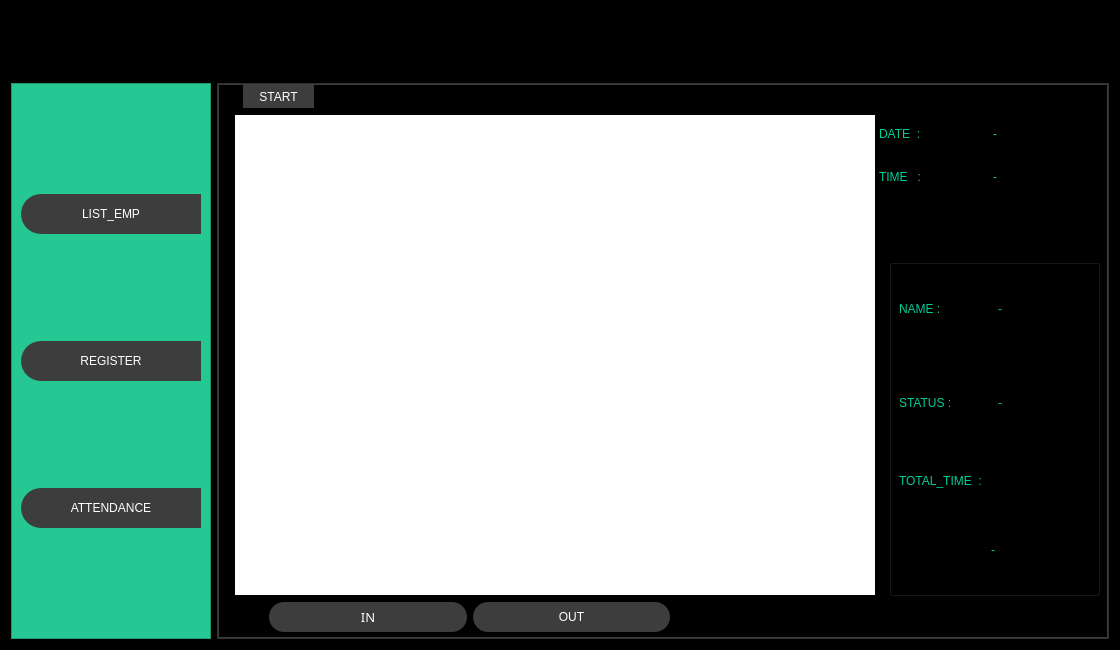
<?xml version="1.0" encoding="UTF-8"?>
<ui version="4.0">
 <class>MainWindow</class>
 <widget class="QMainWindow" name="MainWindow">
  <property name="geometry">
   <rect>
    <x>0</x>
    <y>0</y>
    <width>1120</width>
    <height>650</height>
   </rect>
  </property>
  <property name="minimumSize">
   <size>
    <width>920</width>
    <height>580</height>
   </size>
  </property>
  <property name="windowTitle">
   <string>MainWindow</string>
  </property>
  <widget class="QWidget" name="centralwidget">
   <layout class="QVBoxLayout" name="verticalLayout">
    <property name="spacing">
     <number>0</number>
    </property>
    <property name="leftMargin">
     <number>0</number>
    </property>
    <property name="topMargin">
     <number>0</number>
    </property>
    <property name="rightMargin">
     <number>0</number>
    </property>
    <property name="bottomMargin">
     <number>0</number>
    </property>
    <item>
     <widget class="QFrame" name="frame">
      <property name="styleSheet">
       <string notr="true">background-color: rgb(0, 0, 0);</string>
      </property>
      <property name="frameShape">
       <enum>QFrame::StyledPanel</enum>
      </property>
      <property name="frameShadow">
       <enum>QFrame::Raised</enum>
      </property>
      <layout class="QVBoxLayout" name="verticalLayout_2" stretch="1,8">
       <property name="spacing">
        <number>0</number>
       </property>
       <property name="leftMargin">
        <number>0</number>
       </property>
       <property name="topMargin">
        <number>0</number>
       </property>
       <property name="rightMargin">
        <number>0</number>
       </property>
       <property name="bottomMargin">
        <number>0</number>
       </property>
       <item>
        <widget class="QFrame" name="frame_header">
         <property name="minimumSize">
          <size>
           <width>0</width>
           <height>42</height>
          </size>
         </property>
         <property name="styleSheet">
          <string notr="true">QFrame {
background-color: rgb(0, 0, 0);
}
QPushButton {
background-color: #000000ff;
border-radius: 20px;
}
QPushButton:hover{
background-color: rgb(61, 61, 61);
border-radius: 20px;
}</string>
         </property>
         <property name="frameShape">
          <enum>QFrame::StyledPanel</enum>
         </property>
         <property name="frameShadow">
          <enum>QFrame::Raised</enum>
         </property>
         <layout class="QHBoxLayout" name="horizontalLayout">
          <item>
           <widget class="QPushButton" name="btn_menu">
            <property name="minimumSize">
             <size>
              <width>200</width>
              <height>40</height>
             </size>
            </property>
            <property name="baseSize">
             <size>
              <width>38</width>
              <height>38</height>
             </size>
            </property>
            <property name="text">
             <string/>
            </property>
            <property name="icon">
             <iconset>
              <normaloff>icons/Iicons4/menu.svg</normaloff>icons/Iicons4/menu.svg</iconset>
            </property>
            <property name="iconSize">
             <size>
              <width>38</width>
              <height>38</height>
             </size>
            </property>
           </widget>
          </item>
          <item>
           <spacer name="horizontalSpacer">
            <property name="orientation">
             <enum>Qt::Horizontal</enum>
            </property>
            <property name="sizeHint" stdset="0">
             <size>
              <width>377</width>
              <height>20</height>
             </size>
            </property>
           </spacer>
          </item>
          <item>
           <widget class="QPushButton" name="btn_minus">
            <property name="minimumSize">
             <size>
              <width>40</width>
              <height>40</height>
             </size>
            </property>
            <property name="text">
             <string/>
            </property>
            <property name="icon">
             <iconset>
              <normaloff>icons/Iicons4/minus.svg</normaloff>icons/Iicons4/minus.svg</iconset>
            </property>
            <property name="iconSize">
             <size>
              <width>38</width>
              <height>38</height>
             </size>
            </property>
           </widget>
          </item>
          <item>
           <widget class="QPushButton" name="btn_min">
            <property name="minimumSize">
             <size>
              <width>40</width>
              <height>40</height>
             </size>
            </property>
            <property name="text">
             <string/>
            </property>
            <property name="icon">
             <iconset>
              <normaloff>icons/Iicons4/minimize-2.svg</normaloff>icons/Iicons4/minimize-2.svg</iconset>
            </property>
            <property name="iconSize">
             <size>
              <width>38</width>
              <height>38</height>
             </size>
            </property>
           </widget>
          </item>
          <item>
           <widget class="QPushButton" name="btn_max">
            <property name="minimumSize">
             <size>
              <width>40</width>
              <height>40</height>
             </size>
            </property>
            <property name="text">
             <string/>
            </property>
            <property name="icon">
             <iconset>
              <normaloff>icons/Iicons4/maximize-2.svg</normaloff>icons/Iicons4/maximize-2.svg</iconset>
            </property>
            <property name="iconSize">
             <size>
              <width>38</width>
              <height>38</height>
             </size>
            </property>
           </widget>
          </item>
          <item>
           <widget class="QPushButton" name="btn_exit">
            <property name="minimumSize">
             <size>
              <width>40</width>
              <height>40</height>
             </size>
            </property>
            <property name="text">
             <string/>
            </property>
            <property name="icon">
             <iconset>
              <normaloff>icons/Iicons4/x (1).svg</normaloff>icons/Iicons4/x (1).svg</iconset>
            </property>
            <property name="iconSize">
             <size>
              <width>38</width>
              <height>38</height>
             </size>
            </property>
           </widget>
          </item>
         </layout>
        </widget>
       </item>
       <item>
        <widget class="QFrame" name="frame_main">
         <property name="frameShape">
          <enum>QFrame::StyledPanel</enum>
         </property>
         <property name="frameShadow">
          <enum>QFrame::Raised</enum>
         </property>
         <layout class="QHBoxLayout" name="horizontalLayout_2">
          <item>
           <widget class="QFrame" name="frame_menu">
            <property name="minimumSize">
             <size>
              <width>200</width>
              <height>0</height>
             </size>
            </property>
            <property name="maximumSize">
             <size>
              <width>0</width>
              <height>16777215</height>
             </size>
            </property>
            <property name="styleSheet">
             <string notr="true">QFrame {
background-color: rgb(37,200,146);
}
QPushButton {
background-color:  rgb(61,61,61);
border-top-left-radius: 20px;
border-bottom-left-radius: 20px;
color: rgb(255,255,255);
font: 77 10pt &quot;Arial Black&quot;;
}

QPushButton:hover{
background-color:  white;
border-top-left-radius: 20px;
border-bottom-left-radius: 20px;
color: rgb(0,0,0);
font: 77 10pt &quot;Arial Black&quot;;

}</string>
            </property>
            <property name="frameShape">
             <enum>QFrame::StyledPanel</enum>
            </property>
            <property name="frameShadow">
             <enum>QFrame::Raised</enum>
            </property>
            <layout class="QVBoxLayout" name="verticalLayout_3">
             <item>
              <widget class="QPushButton" name="btn_base">
               <property name="minimumSize">
                <size>
                 <width>0</width>
                 <height>40</height>
                </size>
               </property>
               <property name="text">
                <string>LIST_EMP</string>
               </property>
               <property name="icon">
                <iconset>
                 <normaloff>icons/Iicons4/file-text.svg</normaloff>icons/Iicons4/file-text.svg</iconset>
               </property>
               <property name="iconSize">
                <size>
                 <width>35</width>
                 <height>35</height>
                </size>
               </property>
              </widget>
             </item>
             <item>
              <widget class="QPushButton" name="btn_add">
               <property name="minimumSize">
                <size>
                 <width>0</width>
                 <height>40</height>
                </size>
               </property>
               <property name="text">
                <string>REGISTER</string>
               </property>
               <property name="icon">
                <iconset>
                 <normaloff>icons/Iicons4/file-plus.svg</normaloff>icons/Iicons4/file-plus.svg</iconset>
               </property>
               <property name="iconSize">
                <size>
                 <width>35</width>
                 <height>35</height>
                </size>
               </property>
              </widget>
             </item>
             <item>
              <widget class="QPushButton" name="btn_attendance">
               <property name="minimumSize">
                <size>
                 <width>0</width>
                 <height>40</height>
                </size>
               </property>
               <property name="text">
                <string>ATTENDANCE</string>
               </property>
               <property name="icon">
                <iconset>
                 <normaloff>icons/Iicons4/camera (1).svg</normaloff>icons/Iicons4/camera (1).svg</iconset>
               </property>
               <property name="iconSize">
                <size>
                 <width>35</width>
                 <height>35</height>
                </size>
               </property>
              </widget>
             </item>
            </layout>
           </widget>
          </item>
          <item>
           <widget class="QFrame" name="frame_pages">
            <property name="styleSheet">
             <string notr="true">QFrame {
background-color: rgb(61,61,61);
}
QLabel {
background-color:  #000000ff;
border:0px solid #14C8DC;
color: rgb(0,206,151);
font: 87 12pt &quot;Arial Black&quot;;
}
QPushButton {
background-color: rgb(61,61,61) ; 
border-radius:15px;
color: rgb(255,255,255);
font: 77 10pt &quot;Arial Black&quot;;
}
QLineEdit {
border:0px;
border-bottom:2px solid rgb(61,61,61);
color: rgb(255,255,255);
font: 75 10pt &quot;Times New Roman&quot;;
}
QPushButton:hover {
background-color: #25c892 ; 
border-radius:15px;
color: rgb(0,0,0);
font: 77 10pt &quot;Arial Black&quot;;
}
QTableWidget {
background-color: rgb(255,255,255);
color: rgb(0,0,0);
gridline-color:#25c892;
font-size: 12pt;
color:#000000;
}
QHeaderView::section{
background-color:#25c892;
font-size: 12pt;
border:1px solid rgb(0,0,0);

}
QTableWidget QTableCorneButton::section{
background-color:rgb(0,0,0) ;
border:1px solid #25c892;
}</string>
            </property>
            <property name="frameShape">
             <enum>QFrame::StyledPanel</enum>
            </property>
            <property name="frameShadow">
             <enum>QFrame::Raised</enum>
            </property>
            <layout class="QVBoxLayout" name="verticalLayout_4">
             <property name="spacing">
              <number>0</number>
             </property>
             <property name="leftMargin">
              <number>1</number>
             </property>
             <property name="topMargin">
              <number>1</number>
             </property>
             <property name="rightMargin">
              <number>1</number>
             </property>
             <property name="bottomMargin">
              <number>1</number>
             </property>
             <item>
              <widget class="QStackedWidget" name="stackedWidget">
               <property name="currentIndex">
                <number>3</number>
               </property>
               <widget class="QWidget" name="page_list">
                <layout class="QVBoxLayout" name="verticalLayout_5">
                 <item>
                  <widget class="QLabel" name="label">
                   <property name="text">
                    <string>LIST_EMPLOYEE</string>
                   </property>
                   <property name="alignment">
                    <set>Qt::AlignCenter</set>
                   </property>
                  </widget>
                 </item>
                 <item>
                  <widget class="QTableWidget" name="table_one">
                   <column>
                    <property name="text">
                     <string>RH_code</string>
                    </property>
                   </column>
                   <column>
                    <property name="text">
                     <string>First_Name</string>
                    </property>
                   </column>
                   <column>
                    <property name="text">
                     <string>Last_Name</string>
                    </property>
                   </column>
                   <column>
                    <property name="text">
                     <string>Email</string>
                    </property>
                   </column>
                  </widget>
                 </item>
                 <item>
                  <layout class="QHBoxLayout" name="horizontalLayout_3">
                   <item>
                    <spacer name="horizontalSpacer_2">
                     <property name="orientation">
                      <enum>Qt::Horizontal</enum>
                     </property>
                     <property name="sizeHint" stdset="0">
                      <size>
                       <width>40</width>
                       <height>20</height>
                      </size>
                     </property>
                    </spacer>
                   </item>
                   <item>
                    <widget class="QPushButton" name="btn_refresh">
                     <property name="minimumSize">
                      <size>
                       <width>12</width>
                       <height>30</height>
                      </size>
                     </property>
                     <property name="styleSheet">
                      <string notr="true">QPushButton:hover{
background-color:  white;
border-top-left-radius: 20px;
border-bottom-left-radius: 20px;
color: rgb(0,0,0);
font: 77 10pt &quot;Arial Black&quot;;

}</string>
                     </property>
                     <property name="text">
                      <string>REFRESH</string>
                     </property>
                     <property name="icon">
                      <iconset>
                       <normaloff>icons/Iicons4/refresh-ccw.svg</normaloff>icons/Iicons4/refresh-ccw.svg</iconset>
                     </property>
                     <property name="iconSize">
                      <size>
                       <width>35</width>
                       <height>35</height>
                      </size>
                     </property>
                    </widget>
                   </item>
                  </layout>
                 </item>
                </layout>
               </widget>
               <widget class="QWidget" name="page_register">
                <layout class="QVBoxLayout" name="verticalLayout_9">
                 <item>
                  <layout class="QHBoxLayout" name="horizontalLayout_8"/>
                 </item>
                 <item>
                  <spacer name="verticalSpacer_2">
                   <property name="orientation">
                    <enum>Qt::Vertical</enum>
                   </property>
                   <property name="sizeHint" stdset="0">
                    <size>
                     <width>20</width>
                     <height>40</height>
                    </size>
                   </property>
                  </spacer>
                 </item>
                 <item>
                  <layout class="QHBoxLayout" name="horizontalLayout_4">
                   <item>
                    <layout class="QVBoxLayout" name="verticalLayout_6">
                     <item>
                      <widget class="QLabel" name="label_2">
                       <property name="text">
                        <string>RH_code</string>
                       </property>
                      </widget>
                     </item>
                     <item>
                      <widget class="QLabel" name="label_3">
                       <property name="text">
                        <string>First_Name</string>
                       </property>
                      </widget>
                     </item>
                     <item>
                      <widget class="QLabel" name="label_4">
                       <property name="text">
                        <string>Last_Name</string>
                       </property>
                      </widget>
                     </item>
                     <item>
                      <widget class="QLabel" name="label_5">
                       <property name="text">
                        <string>Email</string>
                       </property>
                      </widget>
                     </item>
                    </layout>
                   </item>
                   <item>
                    <layout class="QVBoxLayout" name="verticalLayout_7">
                     <property name="spacing">
                      <number>30</number>
                     </property>
                     <item>
                      <widget class="QLineEdit" name="reg_code"/>
                     </item>
                     <item>
                      <widget class="QLineEdit" name="reg_first_name"/>
                     </item>
                     <item>
                      <widget class="QLineEdit" name="reg_last_name"/>
                     </item>
                     <item>
                      <widget class="QLineEdit" name="reg_email"/>
                     </item>
                    </layout>
                   </item>
                  </layout>
                 </item>
                 <item>
                  <spacer name="verticalSpacer">
                   <property name="orientation">
                    <enum>Qt::Vertical</enum>
                   </property>
                   <property name="sizeHint" stdset="0">
                    <size>
                     <width>20</width>
                     <height>40</height>
                    </size>
                   </property>
                  </spacer>
                 </item>
                 <item alignment="Qt::AlignLeft">
                  <widget class="QPushButton" name="btn_ADD">
                   <property name="minimumSize">
                    <size>
                     <width>200</width>
                     <height>30</height>
                    </size>
                   </property>
                   <property name="styleSheet">
                    <string notr="true">QPushButton:hover{
background-color:  white;
border-top-left-radius: 20px;
border-bottom-left-radius: 20px;
color: rgb(0,0,0);
font: 77 10pt &quot;Arial Black&quot;;

}</string>
                   </property>
                   <property name="text">
                    <string>ADD</string>
                   </property>
                   <property name="icon">
                    <iconset>
                     <normaloff>icons/Iicons4/file-plus.svg</normaloff>icons/Iicons4/file-plus.svg</iconset>
                   </property>
                   <property name="iconSize">
                    <size>
                     <width>40</width>
                     <height>40</height>
                    </size>
                   </property>
                  </widget>
                 </item>
                 <item>
                  <layout class="QHBoxLayout" name="horizontalLayout_7">
                   <item>
                    <widget class="QLabel" name="signal_register">
                     <property name="minimumSize">
                      <size>
                       <width>200</width>
                       <height>0</height>
                      </size>
                     </property>
                     <property name="text">
                      <string/>
                     </property>
                     <property name="alignment">
                      <set>Qt::AlignCenter</set>
                     </property>
                    </widget>
                   </item>
                   <item>
                    <spacer name="horizontalSpacer_3">
                     <property name="orientation">
                      <enum>Qt::Horizontal</enum>
                     </property>
                     <property name="sizeHint" stdset="0">
                      <size>
                       <width>40</width>
                       <height>20</height>
                      </size>
                     </property>
                    </spacer>
                   </item>
                   <item>
                    <widget class="QPushButton" name="btn_camera">
                     <property name="minimumSize">
                      <size>
                       <width>150</width>
                       <height>0</height>
                      </size>
                     </property>
                     <property name="styleSheet">
                      <string notr="true">QPushButton:hover{
background-color:  white;
border-top-left-radius: 20px;
border-bottom-left-radius: 20px;
color: rgb(0,0,0);
font: 77 10pt &quot;Arial Black&quot;;

}</string>
                     </property>
                     <property name="text">
                      <string>REGISTER</string>
                     </property>
                     <property name="icon">
                      <iconset>
                       <normaloff>icons/Iicons4/camera (1).svg</normaloff>icons/Iicons4/camera (1).svg</iconset>
                     </property>
                     <property name="iconSize">
                      <size>
                       <width>35</width>
                       <height>35</height>
                      </size>
                     </property>
                    </widget>
                   </item>
                  </layout>
                 </item>
                </layout>
               </widget>
               <widget class="QWidget" name="page_delete">
                <layout class="QVBoxLayout" name="verticalLayout_8">
                 <item>
                  <widget class="QLabel" name="label_7">
                   <property name="text">
                    <string>DELETE AN EMPLOYEE</string>
                   </property>
                   <property name="alignment">
                    <set>Qt::AlignCenter</set>
                   </property>
                  </widget>
                 </item>
                 <item>
                  <layout class="QHBoxLayout" name="horizontalLayout_6">
                   <item>
                    <widget class="QLabel" name="label_IdEmployee">
                     <property name="text">
                      <string>ID_EMPLOYEE:</string>
                     </property>
                    </widget>
                   </item>
                   <item>
                    <widget class="QLineEdit" name="research_delete"/>
                   </item>
                   <item>
                    <widget class="QPushButton" name="btn_search">
                     <property name="minimumSize">
                      <size>
                       <width>100</width>
                       <height>30</height>
                      </size>
                     </property>
                     <property name="styleSheet">
                      <string notr="true"/>
                     </property>
                     <property name="text">
                      <string>SEARCH</string>
                     </property>
                    </widget>
                   </item>
                  </layout>
                 </item>
                 <item>
                  <widget class="QTableWidget" name="table_two">
                   <column>
                    <property name="text">
                     <string>RH_code</string>
                    </property>
                   </column>
                   <column>
                    <property name="text">
                     <string>Name</string>
                    </property>
                   </column>
                   <column>
                    <property name="text">
                     <string>Email</string>
                    </property>
                   </column>
                   <column>
                    <property name="text">
                     <string>Image</string>
                    </property>
                   </column>
                  </widget>
                 </item>
                 <item>
                  <layout class="QHBoxLayout" name="horizontalLayout_5">
                   <item>
                    <widget class="QLabel" name="signal_delete">
                     <property name="minimumSize">
                      <size>
                       <width>200</width>
                       <height>30</height>
                      </size>
                     </property>
                     <property name="text">
                      <string/>
                     </property>
                     <property name="alignment">
                      <set>Qt::AlignCenter</set>
                     </property>
                    </widget>
                   </item>
                   <item>
                    <spacer name="horizontalSpacer_4">
                     <property name="orientation">
                      <enum>Qt::Horizontal</enum>
                     </property>
                     <property name="sizeHint" stdset="0">
                      <size>
                       <width>40</width>
                       <height>20</height>
                      </size>
                     </property>
                    </spacer>
                   </item>
                   <item>
                    <widget class="QPushButton" name="btn_delete">
                     <property name="minimumSize">
                      <size>
                       <width>120</width>
                       <height>30</height>
                      </size>
                     </property>
                     <property name="text">
                      <string>DELETE</string>
                     </property>
                    </widget>
                   </item>
                  </layout>
                 </item>
                </layout>
               </widget>
               <widget class="QWidget" name="page_attend">
                <widget class="QLabel" name="label_camera">
                 <property name="geometry">
                  <rect>
                   <x>16</x>
                   <y>30</y>
                   <width>640</width>
                   <height>480</height>
                  </rect>
                 </property>
                 <property name="minimumSize">
                  <size>
                   <width>640</width>
                   <height>480</height>
                  </size>
                 </property>
                 <property name="styleSheet">
                  <string notr="true">background-color: rgb(255, 255, 255);</string>
                 </property>
                 <property name="frameShape">
                  <enum>QFrame::Box</enum>
                 </property>
                 <property name="text">
                  <string/>
                 </property>
                </widget>
                <widget class="QWidget" name="gridLayoutWidget">
                 <property name="geometry">
                  <rect>
                   <x>660</x>
                   <y>30</y>
                   <width>221</width>
                   <height>80</height>
                  </rect>
                 </property>
                 <layout class="QGridLayout" name="gridLayout">
                  <item row="0" column="0">
                   <layout class="QHBoxLayout" name="horizontalLayout_11">
                    <item>
                     <widget class="QLabel" name="label_6">
                      <property name="text">
                       <string>DATE  :</string>
                      </property>
                     </widget>
                    </item>
                    <item>
                     <widget class="QLabel" name="date_label">
                      <property name="text">
                       <string>-</string>
                      </property>
                     </widget>
                    </item>
                   </layout>
                  </item>
                  <item row="1" column="0">
                   <layout class="QHBoxLayout" name="horizontalLayout_10">
                    <item>
                     <widget class="QLabel" name="label_9">
                      <property name="text">
                       <string>TIME   :</string>
                      </property>
                     </widget>
                    </item>
                    <item>
                     <widget class="QLabel" name="time_label">
                      <property name="text">
                       <string>-</string>
                      </property>
                     </widget>
                    </item>
                   </layout>
                  </item>
                 </layout>
                </widget>
                <widget class="QGroupBox" name="groupBox">
                 <property name="geometry">
                  <rect>
                   <x>670</x>
                   <y>160</y>
                   <width>211</width>
                   <height>351</height>
                  </rect>
                 </property>
                 <property name="title">
                  <string>DETAILS</string>
                 </property>
                 <property name="flat">
                  <bool>false</bool>
                 </property>
                 <widget class="QWidget" name="gridLayoutWidget_2">
                  <property name="geometry">
                   <rect>
                    <x>10</x>
                    <y>20</y>
                    <width>191</width>
                    <height>181</height>
                   </rect>
                  </property>
                  <layout class="QGridLayout" name="gridLayout_2">
                   <item row="0" column="0">
                    <layout class="QHBoxLayout" name="horizontalLayout_12">
                     <item>
                      <widget class="QLabel" name="label_8">
                       <property name="text">
                        <string>NAME :</string>
                       </property>
                      </widget>
                     </item>
                     <item>
                      <widget class="QLabel" name="name_label">
                       <property name="text">
                        <string>-</string>
                       </property>
                      </widget>
                     </item>
                    </layout>
                   </item>
                   <item row="1" column="0">
                    <layout class="QHBoxLayout" name="horizontalLayout_13">
                     <item>
                      <widget class="QLabel" name="label_10">
                       <property name="text">
                        <string>STATUS : </string>
                       </property>
                      </widget>
                     </item>
                     <item>
                      <widget class="QLabel" name="status_label">
                       <property name="text">
                        <string>-</string>
                       </property>
                      </widget>
                     </item>
                    </layout>
                   </item>
                  </layout>
                 </widget>
                 <widget class="QWidget" name="layoutWidget_2">
                  <property name="geometry">
                   <rect>
                    <x>10</x>
                    <y>210</y>
                    <width>191</width>
                    <height>51</height>
                   </rect>
                  </property>
                  <layout class="QHBoxLayout" name="horizontalLayout_14">
                   <item>
                    <widget class="QLabel" name="label_11">
                     <property name="text">
                      <string>TOTAL_TIME  :</string>
                     </property>
                    </widget>
                   </item>
                  </layout>
                 </widget>
                 <widget class="QWidget" name="layoutWidget_3">
                  <property name="geometry">
                   <rect>
                    <x>18</x>
                    <y>274</y>
                    <width>161</width>
                    <height>61</height>
                   </rect>
                  </property>
                  <layout class="QHBoxLayout" name="horizontalLayout_15">
                   <item>
                    <widget class="QLabel" name="hours_label">
                     <property name="text">
                      <string/>
                     </property>
                    </widget>
                   </item>
                   <item>
                    <widget class="QLabel" name="min_label">
                     <property name="text">
                      <string>-</string>
                     </property>
                    </widget>
                   </item>
                  </layout>
                 </widget>
                </widget>
                <widget class="QWidget" name="layoutWidget">
                 <property name="geometry">
                  <rect>
                   <x>50</x>
                   <y>516</y>
                   <width>401</width>
                   <height>32</height>
                  </rect>
                 </property>
                 <layout class="QHBoxLayout" name="horizontalLayout_9">
                  <item>
                   <widget class="QPushButton" name="btn_in">
                    <property name="minimumSize">
                     <size>
                      <width>55</width>
                      <height>30</height>
                     </size>
                    </property>
                    <property name="font">
                     <font>
                      <family>Arial Black</family>
                      <pointsize>10</pointsize>
                      <weight>9</weight>
                      <italic>false</italic>
                      <bold>false</bold>
                     </font>
                    </property>
                    <property name="text">
                     <string>IN</string>
                    </property>
                   </widget>
                  </item>
                  <item>
                   <widget class="QPushButton" name="btn_out">
                    <property name="minimumSize">
                     <size>
                      <width>55</width>
                      <height>30</height>
                     </size>
                    </property>
                    <property name="text">
                     <string>OUT</string>
                    </property>
                   </widget>
                  </item>
                 </layout>
                </widget>
                <widget class="QPushButton" name="btn_start">
                 <property name="geometry">
                  <rect>
                   <x>24</x>
                   <y>0</y>
                   <width>71</width>
                   <height>23</height>
                  </rect>
                 </property>
                 <property name="styleSheet">
                  <string notr="true">QPushButton {
background-color:  rgb(61,61,61);
border-top-left-radius: 20px;
border-bottom-left-radius: 20px;
color: rgb(255,255,255);
font: 77 10pt &quot;Arial Black&quot;;
}

QPushButton:hover{
background-color:  white;
border-top-left-radius: 20px;
border-bottom-left-radius: 20px;
color: rgb(0,0,0);
font: 77 10pt &quot;Arial Black&quot;;

}</string>
                 </property>
                 <property name="text">
                  <string>START</string>
                 </property>
                </widget>
               </widget>
              </widget>
             </item>
            </layout>
           </widget>
          </item>
         </layout>
        </widget>
       </item>
      </layout>
     </widget>
    </item>
   </layout>
  </widget>
 </widget>
 <resources/>
 <connections/>
</ui>
